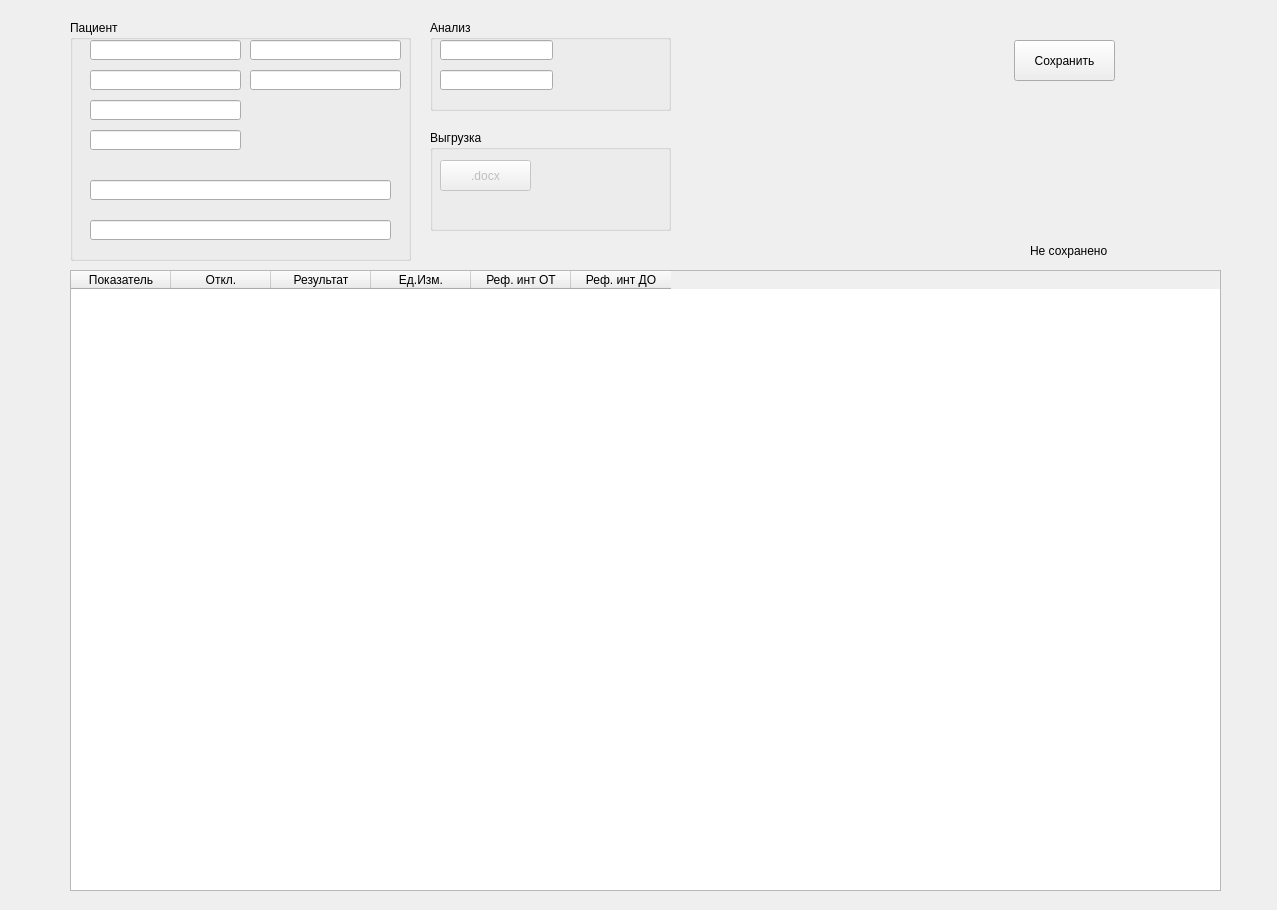
<?xml version="1.0" encoding="UTF-8"?>
<ui version="4.0">
 <class>Form</class>
 <widget class="QWidget" name="Form">
  <property name="geometry">
   <rect>
    <x>0</x>
    <y>0</y>
    <width>1277</width>
    <height>910</height>
   </rect>
  </property>
  <property name="windowTitle">
   <string>Form</string>
  </property>
  <widget class="QGroupBox" name="groupBox">
   <property name="geometry">
    <rect>
     <x>70</x>
     <y>20</y>
     <width>341</width>
     <height>241</height>
    </rect>
   </property>
   <property name="title">
    <string>Пациент</string>
   </property>
   <widget class="QLineEdit" name="surname_edit">
    <property name="enabled">
     <bool>true</bool>
    </property>
    <property name="geometry">
     <rect>
      <x>20</x>
      <y>20</y>
      <width>151</width>
      <height>20</height>
     </rect>
    </property>
    <property name="readOnly">
     <bool>true</bool>
    </property>
   </widget>
   <widget class="QLineEdit" name="name_edit">
    <property name="enabled">
     <bool>true</bool>
    </property>
    <property name="geometry">
     <rect>
      <x>20</x>
      <y>50</y>
      <width>151</width>
      <height>20</height>
     </rect>
    </property>
    <property name="readOnly">
     <bool>true</bool>
    </property>
   </widget>
   <widget class="QLineEdit" name="patron_edit">
    <property name="enabled">
     <bool>true</bool>
    </property>
    <property name="geometry">
     <rect>
      <x>20</x>
      <y>80</y>
      <width>151</width>
      <height>20</height>
     </rect>
    </property>
    <property name="readOnly">
     <bool>true</bool>
    </property>
   </widget>
   <widget class="QLineEdit" name="gender_edit">
    <property name="enabled">
     <bool>true</bool>
    </property>
    <property name="geometry">
     <rect>
      <x>20</x>
      <y>110</y>
      <width>151</width>
      <height>20</height>
     </rect>
    </property>
    <property name="readOnly">
     <bool>true</bool>
    </property>
   </widget>
   <widget class="QLineEdit" name="diag_edit">
    <property name="enabled">
     <bool>true</bool>
    </property>
    <property name="geometry">
     <rect>
      <x>20</x>
      <y>160</y>
      <width>301</width>
      <height>20</height>
     </rect>
    </property>
    <property name="readOnly">
     <bool>true</bool>
    </property>
   </widget>
   <widget class="QLineEdit" name="diag_edit_2">
    <property name="enabled">
     <bool>true</bool>
    </property>
    <property name="geometry">
     <rect>
      <x>20</x>
      <y>200</y>
      <width>301</width>
      <height>20</height>
     </rect>
    </property>
    <property name="readOnly">
     <bool>true</bool>
    </property>
   </widget>
   <widget class="QLineEdit" name="birthday_edit">
    <property name="enabled">
     <bool>true</bool>
    </property>
    <property name="geometry">
     <rect>
      <x>180</x>
      <y>20</y>
      <width>151</width>
      <height>20</height>
     </rect>
    </property>
    <property name="readOnly">
     <bool>true</bool>
    </property>
   </widget>
   <widget class="QLineEdit" name="age_edit">
    <property name="enabled">
     <bool>true</bool>
    </property>
    <property name="geometry">
     <rect>
      <x>180</x>
      <y>50</y>
      <width>151</width>
      <height>20</height>
     </rect>
    </property>
    <property name="readOnly">
     <bool>true</bool>
    </property>
   </widget>
  </widget>
  <widget class="QGroupBox" name="groupBox_2">
   <property name="geometry">
    <rect>
     <x>430</x>
     <y>20</y>
     <width>241</width>
     <height>91</height>
    </rect>
   </property>
   <property name="title">
    <string>Анализ</string>
   </property>
   <widget class="QLineEdit" name="analysis_date">
    <property name="enabled">
     <bool>true</bool>
    </property>
    <property name="geometry">
     <rect>
      <x>10</x>
      <y>20</y>
      <width>113</width>
      <height>20</height>
     </rect>
    </property>
    <property name="readOnly">
     <bool>true</bool>
    </property>
   </widget>
   <widget class="QLineEdit" name="season_edit">
    <property name="enabled">
     <bool>true</bool>
    </property>
    <property name="geometry">
     <rect>
      <x>10</x>
      <y>50</y>
      <width>113</width>
      <height>20</height>
     </rect>
    </property>
    <property name="readOnly">
     <bool>true</bool>
    </property>
   </widget>
  </widget>
  <widget class="QTableWidget" name="tableWidget">
   <property name="enabled">
    <bool>true</bool>
   </property>
   <property name="geometry">
    <rect>
     <x>70</x>
     <y>270</y>
     <width>1151</width>
     <height>621</height>
    </rect>
   </property>
   <column>
    <property name="text">
     <string>Показатель</string>
    </property>
   </column>
   <column>
    <property name="text">
     <string>Откл.</string>
    </property>
   </column>
   <column>
    <property name="text">
     <string>Результат</string>
    </property>
   </column>
   <column>
    <property name="text">
     <string>Ед.Изм.</string>
    </property>
   </column>
   <column>
    <property name="text">
     <string>Реф. инт ОТ</string>
    </property>
   </column>
   <column>
    <property name="text">
     <string>Реф. инт ДО</string>
    </property>
   </column>
  </widget>
  <widget class="QPushButton" name="save_btn">
   <property name="geometry">
    <rect>
     <x>1014</x>
     <y>40</y>
     <width>101</width>
     <height>41</height>
    </rect>
   </property>
   <property name="text">
    <string>Сохранить</string>
   </property>
  </widget>
  <widget class="QLabel" name="is_saved_label">
   <property name="geometry">
    <rect>
     <x>1030</x>
     <y>240</y>
     <width>161</width>
     <height>21</height>
    </rect>
   </property>
   <property name="text">
    <string>Не сохранено</string>
   </property>
  </widget>
  <widget class="QGroupBox" name="groupBox_3">
   <property name="geometry">
    <rect>
     <x>430</x>
     <y>130</y>
     <width>241</width>
     <height>101</height>
    </rect>
   </property>
   <property name="title">
    <string>Выгрузка</string>
   </property>
   <widget class="QPushButton" name="docBtn">
    <property name="enabled">
     <bool>false</bool>
    </property>
    <property name="geometry">
     <rect>
      <x>10</x>
      <y>30</y>
      <width>91</width>
      <height>31</height>
     </rect>
    </property>
    <property name="text">
     <string>.docx</string>
    </property>
   </widget>
  </widget>
 </widget>
 <resources/>
 <connections/>
</ui>
